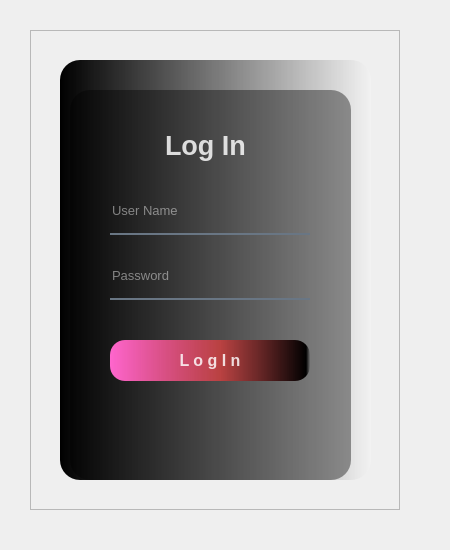
<?xml version="1.0" encoding="UTF-8"?>
<ui version="4.0">
 <class>Form</class>
 <widget class="QWidget" name="Form">
  <property name="geometry">
   <rect>
    <x>0</x>
    <y>0</y>
    <width>450</width>
    <height>550</height>
   </rect>
  </property>
  <property name="windowTitle">
   <string>Form</string>
  </property>
  <widget class="QFrame" name="frame">
   <property name="geometry">
    <rect>
     <x>30</x>
     <y>30</y>
     <width>370</width>
     <height>480</height>
    </rect>
   </property>
   <property name="frameShape">
    <enum>QFrame::StyledPanel</enum>
   </property>
   <property name="frameShadow">
    <enum>QFrame::Raised</enum>
   </property>
   <widget class="QLabel" name="label">
    <property name="geometry">
     <rect>
      <x>30</x>
      <y>30</y>
      <width>300</width>
      <height>420</height>
     </rect>
    </property>
    <property name="styleSheet">
     <string notr="true">border-image: url(:/image/imagen.jpg);
border-radius:20px;</string>
    </property>
    <property name="text">
     <string/>
    </property>
   </widget>
   <widget class="QLabel" name="label_2">
    <property name="geometry">
     <rect>
      <x>30</x>
      <y>30</y>
      <width>311</width>
      <height>420</height>
     </rect>
    </property>
    <property name="styleSheet">
     <string notr="true">background-color: qlineargradient(spread:pad, x1:0, y1:0, x2:1, y2:0, stop:0 rgba(0, 0, 0, 255), stop:1 rgba(255, 255, 255, 50));
border-radius:20px;
</string>
    </property>
    <property name="text">
     <string/>
    </property>
   </widget>
   <widget class="QLabel" name="label_3">
    <property name="geometry">
     <rect>
      <x>40</x>
      <y>60</y>
      <width>281</width>
      <height>390</height>
     </rect>
    </property>
    <property name="styleSheet">
     <string notr="true">background-color: rgba(0,0,0,100);
border-radius:20px;</string>
    </property>
    <property name="text">
     <string/>
    </property>
   </widget>
   <widget class="QLabel" name="label_4">
    <property name="geometry">
     <rect>
      <x>135</x>
      <y>95</y>
      <width>90</width>
      <height>40</height>
     </rect>
    </property>
    <property name="font">
     <font>
      <pointsize>20</pointsize>
      <weight>75</weight>
      <bold>true</bold>
     </font>
    </property>
    <property name="styleSheet">
     <string notr="true">color:rgba(255,255,255,210)</string>
    </property>
    <property name="text">
     <string>Log In</string>
    </property>
   </widget>
   <widget class="QLineEdit" name="lineEdit">
    <property name="geometry">
     <rect>
      <x>80</x>
      <y>165</y>
      <width>200</width>
      <height>40</height>
     </rect>
    </property>
    <property name="font">
     <font>
      <pointsize>10</pointsize>
     </font>
    </property>
    <property name="styleSheet">
     <string notr="true">background-color: transparent;
border: none;
border-bottom: 2px solid rgba(105, 118, 132,255);
color: rgba(255, 255, 255, 230);
padding-bottom: 7px;
</string>
    </property>
    <property name="text">
     <string/>
    </property>
    <property name="placeholderText">
     <string>User Name</string>
    </property>
   </widget>
   <widget class="QLineEdit" name="lineEdit_2">
    <property name="geometry">
     <rect>
      <x>80</x>
      <y>230</y>
      <width>200</width>
      <height>40</height>
     </rect>
    </property>
    <property name="font">
     <font>
      <pointsize>10</pointsize>
     </font>
    </property>
    <property name="styleSheet">
     <string notr="true">background-color: transparent;
border: none;
border-bottom: 2px solid rgba(105, 118, 132,255);
color: rgba(255, 255, 255, 230);
padding-bottom: 7px;
</string>
    </property>
    <property name="text">
     <string/>
    </property>
    <property name="echoMode">
     <enum>QLineEdit::Password</enum>
    </property>
    <property name="placeholderText">
     <string>Password</string>
    </property>
   </widget>
   <widget class="QPushButton" name="pushButton">
    <property name="geometry">
     <rect>
      <x>80</x>
      <y>310</y>
      <width>200</width>
      <height>41</height>
     </rect>
    </property>
    <property name="font">
     <font>
      <pointsize>12</pointsize>
      <weight>75</weight>
      <bold>true</bold>
     </font>
    </property>
    <property name="styleSheet">
     <string notr="true">QPushButton#pushButton{
background-color: qlineargradient(spread:pad, x1:0, y1:0, x2:1, y2:0, stop:0 rgba(255, 102, 206, 255), stop:0.55 rgba(235, 61, 61, 176), stop:0.98 rgba(0, 0, 0, 255), stop:1 rgba(0, 0, 0, 0));
color: rgba(255,255,255,210);
padding: 10px;
border-radius: 15px;
}
QPushButton#pushButton:hover{
background-color: qlineargradient(spread:pad, x1:0, y1:0, x2:1, y2:0, stop:0 rgba(255, 102, 206, 255), stop:0.55 rgba(235, 61, 61, 176), stop:0.98 rgba(0, 0, 0, 255), stop:1 rgba(0, 0, 0, 0));
color: rgba(255,255,255,210);
padding: 10px;
border-radius: 15px;
}
QPushButton#pushButton:presser{
background-color: qlineargradient(spread:pad, x1:0, y1:0, x2:1, y2:0, stop:0 rgba(255, 102, 206, 255), stop:0.55 rgba(235, 61, 61, 176), stop:0.98 rgba(0, 0, 0, 255), stop:1 rgba(0, 0, 0, 0));
color: rgba(255,255,255,210);
padding: 10px;
border-radius: 15px;
}</string>
    </property>
    <property name="text">
     <string>L o g I n</string>
    </property>
   </widget>
  </widget>
 </widget>
 <resources>
  <include location="res.qrc"/>
 </resources>
 <connections/>
</ui>
